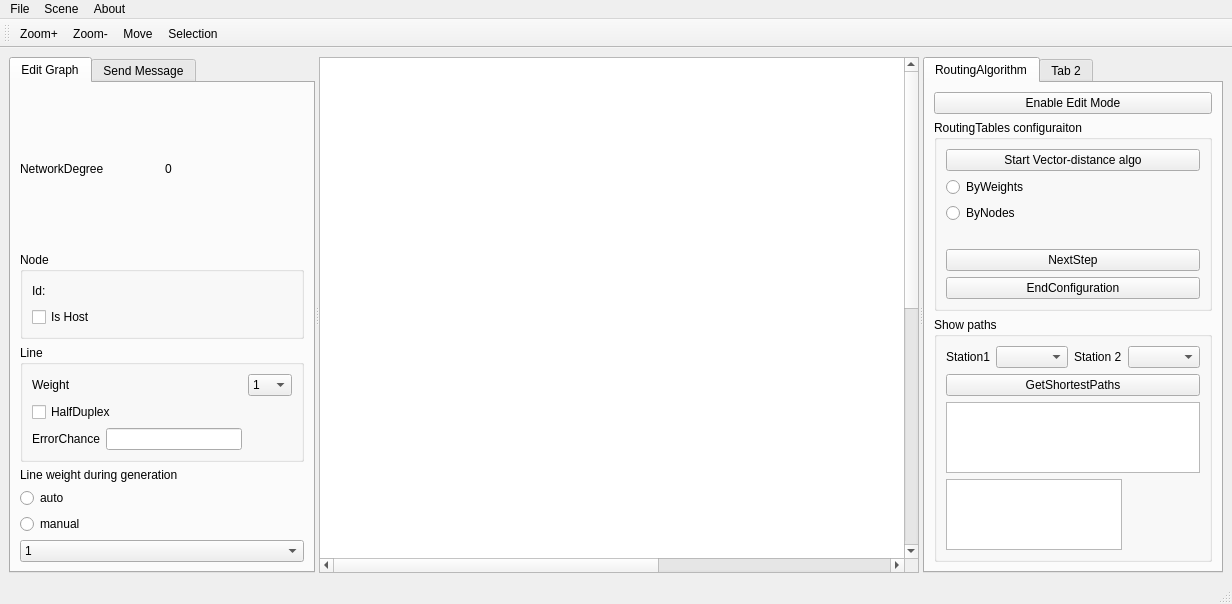
<?xml version="1.0" encoding="UTF-8"?>
<ui version="4.0">
 <class>MainWindow</class>
 <widget class="QMainWindow" name="MainWindow">
  <property name="geometry">
   <rect>
    <x>0</x>
    <y>0</y>
    <width>1151</width>
    <height>597</height>
   </rect>
  </property>
  <property name="windowTitle">
   <string>Course work Yermolenko Denys KV-73</string>
  </property>
  <widget class="QWidget" name="centralwidget">
   <layout class="QGridLayout" name="gridLayout">
    <item row="0" column="0">
     <widget class="QSplitter" name="splitter">
      <property name="orientation">
       <enum>Qt::Horizontal</enum>
      </property>
      <widget class="QTabWidget" name="maniplationTab">
       <property name="currentIndex">
        <number>0</number>
       </property>
       <widget class="QWidget" name="graphEditorTab">
        <attribute name="title">
         <string>Edit Graph</string>
        </attribute>
        <layout class="QGridLayout" name="gridLayout_3">
         <item row="0" column="0">
          <widget class="QLabel" name="networkDegreeLabel">
           <property name="text">
            <string>NetworkDegree</string>
           </property>
          </widget>
         </item>
         <item row="0" column="1">
          <widget class="QLabel" name="networkDegreeValue">
           <property name="text">
            <string>0</string>
           </property>
          </widget>
         </item>
         <item row="1" column="0" colspan="2">
          <layout class="QVBoxLayout" name="verticalLayout">
           <item>
            <widget class="QGroupBox" name="groupBox">
             <property name="title">
              <string>Node</string>
             </property>
             <layout class="QGridLayout" name="gridLayout_2">
              <item row="0" column="0">
               <widget class="QLabel" name="label_2">
                <property name="text">
                 <string>Id:</string>
                </property>
               </widget>
              </item>
              <item row="0" column="1">
               <widget class="QLabel" name="nodeIdLabel">
                <property name="text">
                 <string/>
                </property>
               </widget>
              </item>
              <item row="1" column="0" colspan="2">
               <widget class="QCheckBox" name="isHostCheckBox">
                <property name="text">
                 <string>Is Host</string>
                </property>
               </widget>
              </item>
              <item row="0" column="2">
               <spacer name="horizontalSpacer">
                <property name="orientation">
                 <enum>Qt::Horizontal</enum>
                </property>
                <property name="sizeHint" stdset="0">
                 <size>
                  <width>40</width>
                  <height>20</height>
                 </size>
                </property>
               </spacer>
              </item>
             </layout>
            </widget>
           </item>
           <item>
            <widget class="QGroupBox" name="groupBox_2">
             <property name="title">
              <string>Line</string>
             </property>
             <layout class="QGridLayout" name="gridLayout_4">
              <item row="2" column="1">
               <widget class="QLineEdit" name="error_chanceLineEdit"/>
              </item>
              <item row="0" column="2">
               <widget class="QComboBox" name="lineWeightComboButton">
                <item>
                 <property name="text">
                  <string>1</string>
                 </property>
                </item>
                <item>
                 <property name="text">
                  <string>3</string>
                 </property>
                </item>
                <item>
                 <property name="text">
                  <string>5</string>
                 </property>
                </item>
                <item>
                 <property name="text">
                  <string>6</string>
                 </property>
                </item>
                <item>
                 <property name="text">
                  <string>8</string>
                 </property>
                </item>
                <item>
                 <property name="text">
                  <string>10</string>
                 </property>
                </item>
                <item>
                 <property name="text">
                  <string>11</string>
                 </property>
                </item>
                <item>
                 <property name="text">
                  <string>15</string>
                 </property>
                </item>
                <item>
                 <property name="text">
                  <string>18</string>
                 </property>
                </item>
                <item>
                 <property name="text">
                  <string>20</string>
                 </property>
                </item>
                <item>
                 <property name="text">
                  <string>22</string>
                 </property>
                </item>
                <item>
                 <property name="text">
                  <string>26</string>
                 </property>
                </item>
                <item>
                 <property name="text">
                  <string>27</string>
                 </property>
                </item>
               </widget>
              </item>
              <item row="2" column="0">
               <widget class="QLabel" name="label_9">
                <property name="text">
                 <string>ErrorChance</string>
                </property>
               </widget>
              </item>
              <item row="1" column="0" colspan="2">
               <widget class="QCheckBox" name="isHalfDuplex">
                <property name="text">
                 <string>HalfDuplex</string>
                </property>
               </widget>
              </item>
              <item row="0" column="0" colspan="2">
               <widget class="QLabel" name="label_3">
                <property name="text">
                 <string>Weight</string>
                </property>
               </widget>
              </item>
             </layout>
            </widget>
           </item>
           <item>
            <widget class="QLabel" name="label">
             <property name="text">
              <string>Line weight during generation</string>
             </property>
            </widget>
           </item>
           <item>
            <widget class="QRadioButton" name="autoWeightRadioButton">
             <property name="text">
              <string>auto</string>
             </property>
            </widget>
           </item>
           <item>
            <widget class="QRadioButton" name="manualWeightRadioButton">
             <property name="text">
              <string>manual</string>
             </property>
            </widget>
           </item>
           <item>
            <widget class="QComboBox" name="manualWeightComboBox">
             <item>
              <property name="text">
               <string>1</string>
              </property>
             </item>
             <item>
              <property name="text">
               <string>3</string>
              </property>
             </item>
             <item>
              <property name="text">
               <string>5</string>
              </property>
             </item>
             <item>
              <property name="text">
               <string>6</string>
              </property>
             </item>
             <item>
              <property name="text">
               <string>8</string>
              </property>
             </item>
             <item>
              <property name="text">
               <string>10</string>
              </property>
             </item>
             <item>
              <property name="text">
               <string>11</string>
              </property>
             </item>
             <item>
              <property name="text">
               <string>15</string>
              </property>
             </item>
             <item>
              <property name="text">
               <string>18</string>
              </property>
             </item>
             <item>
              <property name="text">
               <string>20</string>
              </property>
             </item>
             <item>
              <property name="text">
               <string>22</string>
              </property>
             </item>
             <item>
              <property name="text">
               <string>26</string>
              </property>
             </item>
             <item>
              <property name="text">
               <string>27</string>
              </property>
             </item>
            </widget>
           </item>
          </layout>
         </item>
        </layout>
       </widget>
       <widget class="QWidget" name="sendTab">
        <property name="enabled">
         <bool>false</bool>
        </property>
        <attribute name="title">
         <string>Send Message</string>
        </attribute>
        <layout class="QGridLayout" name="gridLayout_8">
         <item row="2" column="3">
          <widget class="QComboBox" name="station2ComboBox"/>
         </item>
         <item row="4" column="0">
          <widget class="QLabel" name="label_7">
           <property name="text">
            <string>Header Size</string>
           </property>
          </widget>
         </item>
         <item row="2" column="1">
          <widget class="QComboBox" name="station1ComboBox"/>
         </item>
         <item row="0" column="0" colspan="4">
          <widget class="QPushButton" name="startSendingButton">
           <property name="text">
            <string>Start sending</string>
           </property>
          </widget>
         </item>
         <item row="2" column="2">
          <widget class="QLabel" name="label_5">
           <property name="text">
            <string>Station 2</string>
           </property>
          </widget>
         </item>
         <item row="5" column="0" colspan="4">
          <widget class="QGroupBox" name="groupBox_3">
           <property name="title">
            <string>Type of sending</string>
           </property>
           <layout class="QVBoxLayout" name="verticalLayout_3">
            <item>
             <widget class="QRadioButton" name="datagramRadioButton">
              <property name="text">
               <string>Datagram</string>
              </property>
              <property name="checked">
               <bool>true</bool>
              </property>
             </widget>
            </item>
            <item>
             <widget class="QRadioButton" name="logConnectionRadioButton">
              <property name="text">
               <string>Logical Connection</string>
              </property>
             </widget>
            </item>
            <item>
             <widget class="QRadioButton" name="virtChannelRadioButton">
              <property name="text">
               <string>Virtual channel</string>
              </property>
             </widget>
            </item>
           </layout>
          </widget>
         </item>
         <item row="3" column="0">
          <widget class="QLabel" name="label_6">
           <property name="text">
            <string>PackageSize</string>
           </property>
          </widget>
         </item>
         <item row="2" column="0">
          <widget class="QLabel" name="label_4">
           <property name="text">
            <string>Station 1</string>
           </property>
          </widget>
         </item>
         <item row="3" column="1" colspan="3">
          <widget class="QLineEdit" name="packageSizeLineEdit">
           <property name="text">
            <string>1200</string>
           </property>
          </widget>
         </item>
         <item row="4" column="1" colspan="3">
          <widget class="QLineEdit" name="headerSizeLineEdit">
           <property name="text">
            <string>50</string>
           </property>
          </widget>
         </item>
         <item row="1" column="1" colspan="3">
          <widget class="QLineEdit" name="messageSizeLineEdit">
           <property name="text">
            <string>3000</string>
           </property>
          </widget>
         </item>
         <item row="1" column="0">
          <widget class="QLabel" name="label_8">
           <property name="text">
            <string>Message size</string>
           </property>
          </widget>
         </item>
         <item row="7" column="0" colspan="4">
          <widget class="QGroupBox" name="groupBox_4">
           <property name="title">
            <string>Simulation option</string>
           </property>
           <layout class="QVBoxLayout" name="verticalLayout_4">
            <item>
             <widget class="QRadioButton" name="realtimeRadioButton">
              <property name="text">
               <string>realtime</string>
              </property>
              <property name="checked">
               <bool>true</bool>
              </property>
             </widget>
            </item>
            <item>
             <widget class="QRadioButton" name="fastResultButton">
              <property name="text">
               <string>fastResult</string>
              </property>
             </widget>
            </item>
           </layout>
          </widget>
         </item>
        </layout>
       </widget>
      </widget>
      <widget class="MainView" name="graphicsView">
       <property name="sizePolicy">
        <sizepolicy hsizetype="Expanding" vsizetype="Expanding">
         <horstretch>2</horstretch>
         <verstretch>0</verstretch>
        </sizepolicy>
       </property>
       <property name="minimumSize">
        <size>
         <width>600</width>
         <height>0</height>
        </size>
       </property>
       <property name="sceneRect">
        <rectf>
         <x>0.000000000000000</x>
         <y>0.000000000000000</y>
         <width>1000.000000000000000</width>
         <height>1000.000000000000000</height>
        </rectf>
       </property>
       <property name="renderHints">
        <set>QPainter::HighQualityAntialiasing|QPainter::TextAntialiasing</set>
       </property>
      </widget>
      <widget class="QTabWidget" name="tabWidget_2">
       <property name="currentIndex">
        <number>0</number>
       </property>
       <widget class="QWidget" name="nodeAndLineDetails">
        <attribute name="title">
         <string>RoutingAlgorithm</string>
        </attribute>
        <layout class="QGridLayout" name="gridLayout_6">
         <item row="1" column="0">
          <widget class="QGroupBox" name="routingTableConfGroupBox">
           <property name="title">
            <string>RoutingTables configuraiton</string>
           </property>
           <layout class="QGridLayout" name="gridLayout_5">
            <item row="2" column="0">
             <widget class="QPushButton" name="nextStepButton">
              <property name="text">
               <string>NextStep</string>
              </property>
             </widget>
            </item>
            <item row="1" column="0">
             <widget class="QLabel" name="stepCounterLabel">
              <property name="text">
               <string/>
              </property>
             </widget>
            </item>
            <item row="0" column="0">
             <layout class="QVBoxLayout" name="verticalLayout_2">
              <item>
               <widget class="QPushButton" name="startRoutingAlgoButton">
                <property name="text">
                 <string>Start Vector-distance algo</string>
                </property>
               </widget>
              </item>
              <item>
               <widget class="QRadioButton" name="ByWeightsRadioButton">
                <property name="text">
                 <string>ByWeights</string>
                </property>
               </widget>
              </item>
              <item>
               <widget class="QRadioButton" name="ByNodesRadioButton">
                <property name="text">
                 <string>ByNodes</string>
                </property>
               </widget>
              </item>
             </layout>
            </item>
            <item row="3" column="0">
             <widget class="QPushButton" name="endConfigurationButton">
              <property name="text">
               <string>EndConfiguration</string>
              </property>
             </widget>
            </item>
           </layout>
          </widget>
         </item>
         <item row="0" column="0">
          <widget class="QPushButton" name="enableEditModeButton">
           <property name="text">
            <string>Enable Edit Mode</string>
           </property>
          </widget>
         </item>
         <item row="2" column="0">
          <widget class="QGroupBox" name="showPathsGroupBox">
           <property name="title">
            <string>Show paths</string>
           </property>
           <layout class="QGridLayout" name="gridLayout_7">
            <item row="6" column="0" colspan="4">
             <widget class="QListView" name="pathsListView"/>
            </item>
            <item row="7" column="0" colspan="3">
             <widget class="QTextEdit" name="textPathReprez"/>
            </item>
            <item row="5" column="0" colspan="4">
             <widget class="QPushButton" name="getShortestPathsButton">
              <property name="text">
               <string>GetShortestPaths</string>
              </property>
             </widget>
            </item>
            <item row="0" column="0">
             <widget class="QLabel" name="node1Label">
              <property name="text">
               <string>Station1</string>
              </property>
             </widget>
            </item>
            <item row="0" column="2">
             <widget class="QLabel" name="node2Label">
              <property name="text">
               <string>Station 2</string>
              </property>
             </widget>
            </item>
            <item row="0" column="1">
             <widget class="QComboBox" name="node1ComboBox"/>
            </item>
            <item row="0" column="3">
             <widget class="QComboBox" name="node2ComboBox"/>
            </item>
           </layout>
          </widget>
         </item>
        </layout>
       </widget>
       <widget class="QWidget" name="tab_4">
        <attribute name="title">
         <string>Tab 2</string>
        </attribute>
       </widget>
      </widget>
     </widget>
    </item>
   </layout>
  </widget>
  <widget class="QMenuBar" name="menubar">
   <property name="geometry">
    <rect>
     <x>0</x>
     <y>0</y>
     <width>1151</width>
     <height>20</height>
    </rect>
   </property>
   <widget class="QMenu" name="menuFile">
    <property name="title">
     <string>File</string>
    </property>
    <addaction name="actionOpen"/>
    <addaction name="actionSave"/>
   </widget>
   <widget class="QMenu" name="menuAbout">
    <property name="title">
     <string>About</string>
    </property>
   </widget>
   <widget class="QMenu" name="menuScene">
    <property name="title">
     <string>Scene</string>
    </property>
    <addaction name="actionZoom"/>
    <addaction name="actionZoom_2"/>
    <addaction name="separator"/>
    <addaction name="actionSelection"/>
    <addaction name="actionMove"/>
   </widget>
   <addaction name="menuFile"/>
   <addaction name="menuScene"/>
   <addaction name="menuAbout"/>
  </widget>
  <widget class="QStatusBar" name="statusbar"/>
  <widget class="QToolBar" name="toolBar">
   <property name="windowTitle">
    <string>toolBar</string>
   </property>
   <attribute name="toolBarArea">
    <enum>TopToolBarArea</enum>
   </attribute>
   <attribute name="toolBarBreak">
    <bool>false</bool>
   </attribute>
   <addaction name="actionZoom"/>
   <addaction name="actionZoom_2"/>
   <addaction name="actionMove"/>
   <addaction name="actionSelection"/>
  </widget>
  <action name="actionOpen">
   <property name="text">
    <string>Open</string>
   </property>
  </action>
  <action name="actionSave">
   <property name="text">
    <string>Save</string>
   </property>
  </action>
  <action name="actionZoom">
   <property name="text">
    <string>Zoom+</string>
   </property>
   <property name="shortcut">
    <string>Ctrl+=</string>
   </property>
  </action>
  <action name="actionZoom_2">
   <property name="text">
    <string>Zoom-</string>
   </property>
   <property name="shortcut">
    <string>Ctrl+-</string>
   </property>
  </action>
  <action name="actionMove">
   <property name="checkable">
    <bool>true</bool>
   </property>
   <property name="text">
    <string>Move</string>
   </property>
  </action>
  <action name="actionSelection">
   <property name="checkable">
    <bool>true</bool>
   </property>
   <property name="text">
    <string>Selection</string>
   </property>
  </action>
 </widget>
 <customwidgets>
  <customwidget>
   <class>MainView</class>
   <extends>QGraphicsView</extends>
   <header>mainview.h</header>
  </customwidget>
 </customwidgets>
 <resources/>
 <connections/>
</ui>
